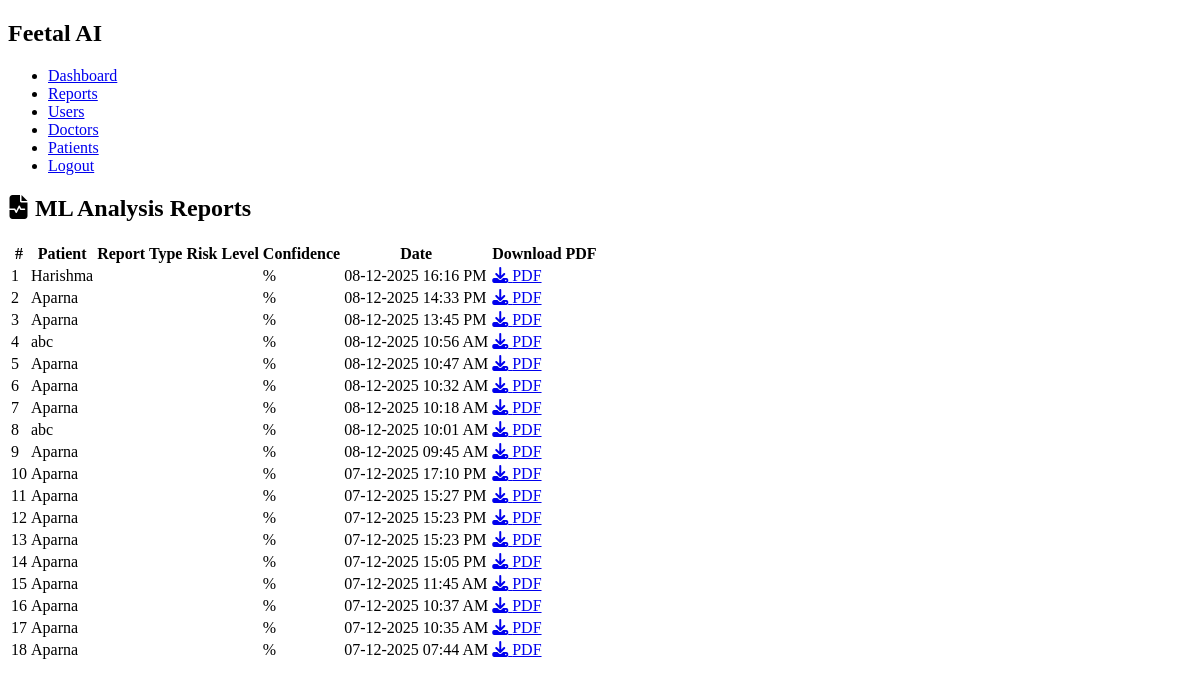
/dashboard/admin/reports/ (signed in), run on an earlier commit of the app's database.
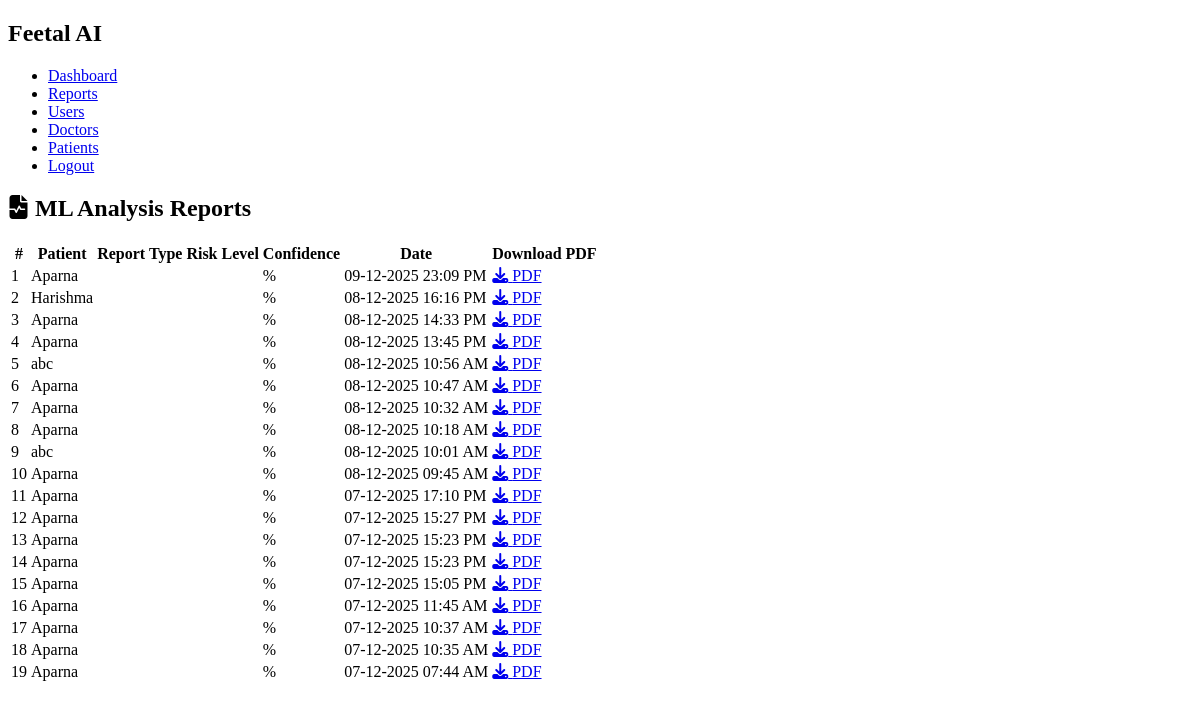
And on a later commit of the database.
### feetal_app/models.py (models this page shows, shortened)
class AnalysisReport(models.Model):
    patient_name = models.CharField(max_length=255)
    patient_email = models.EmailField(blank=True)
    combined_risk_level = models.CharField(max_length=50)
    pdf = models.FileField(upload_to="analysis_reports/")
    created_at = models.DateTimeField(auto_now_add=True)

### feetal_app/views.py (the view)
# urls.py: path('dashboard/admin/reports/', views.admin_reports, name='admin_reports'),
@login_required
def admin_reports(request):
    if not request.user.is_superuser:
        messages.error(request, "Admin reports are restricted to the superuser.")
        return redirect("feetal_app:index")
    reports = AnalysisReport.objects.order_by("-created_at")
    return render(request, "dashboard/admin-reports.html", {"reports": reports})

### feetal_app/templates/dashboard/admin-reports.html (shortened to what this page needs)
{% extends 'dashboard/base.html' %}
{% load static %}
{% block content %}
<div class="dashboard-container">
    <h2 class="page-title"><i class="fas fa-file-medical-alt"></i> ML Analysis Reports</h2>
    {% if reports %}
        <table class="table table-bordered table-striped mt-4">
            <thead>
                <tr>
                    <th>#</th>
                    <th>Patient</th>
                    <th>Report Type</th>
                    <th>Risk Level</th>
                    <th>Confidence</th>
                    <th>Date</th>
                    <th>Download PDF</th>
                </tr>
            </thead>
            <tbody>
                {% for report in reports %}
                <tr>
                    <td>{{ forloop.counter }}</td>
                    <td>{{ report.patient_name }}</td>
                    <td>{{ report.analysis_type }}</td>
                    <td>
                    </td>
                    <td>{{ report.confidence }}%</td>
                    <td>{{ report.created_at|date:"d-m-Y H:i A" }}</td>
                    <td>
                        <a href="{% url 'feetal_app:download_report' report.id %}" class="btn btn-primary btn-sm">
                            <i class="fas fa-download"></i> PDF
                        </a>
                    </td>
                </tr>
                {% endfor %}
            </tbody>
        </table>
    {% else %}
        <div class="alert alert-info mt-5 text-center">
            <i class="fas fa-info-circle"></i> No reports found yet.
        </div>
    {% endif %}
</div>
{% endblock %}

What changed in the data, as far as the page shows it:
added AnalysisReport: patient_name "Aparna", created_at "09-12-2025 23:09 PM"
